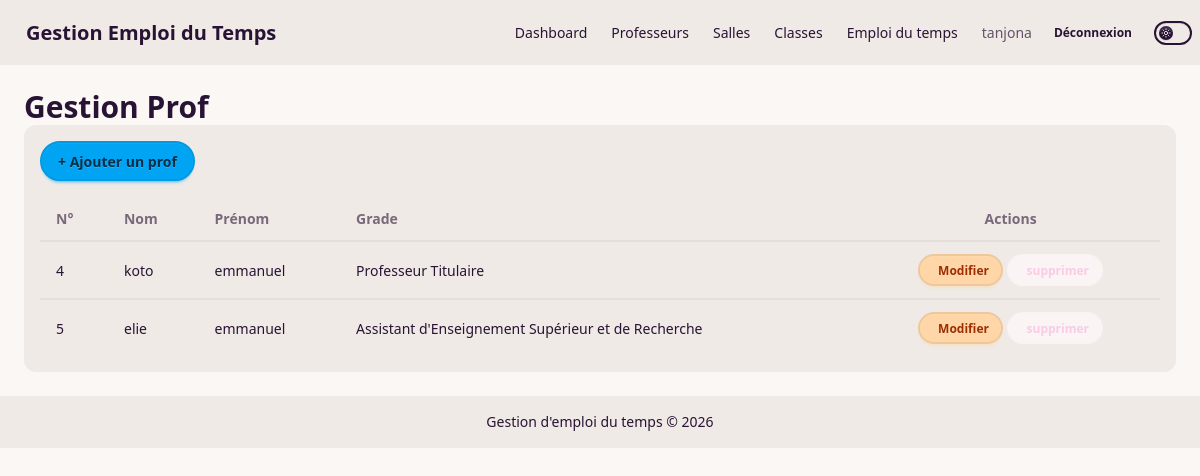
Page /prof/ (signed in) on the earlier database version.
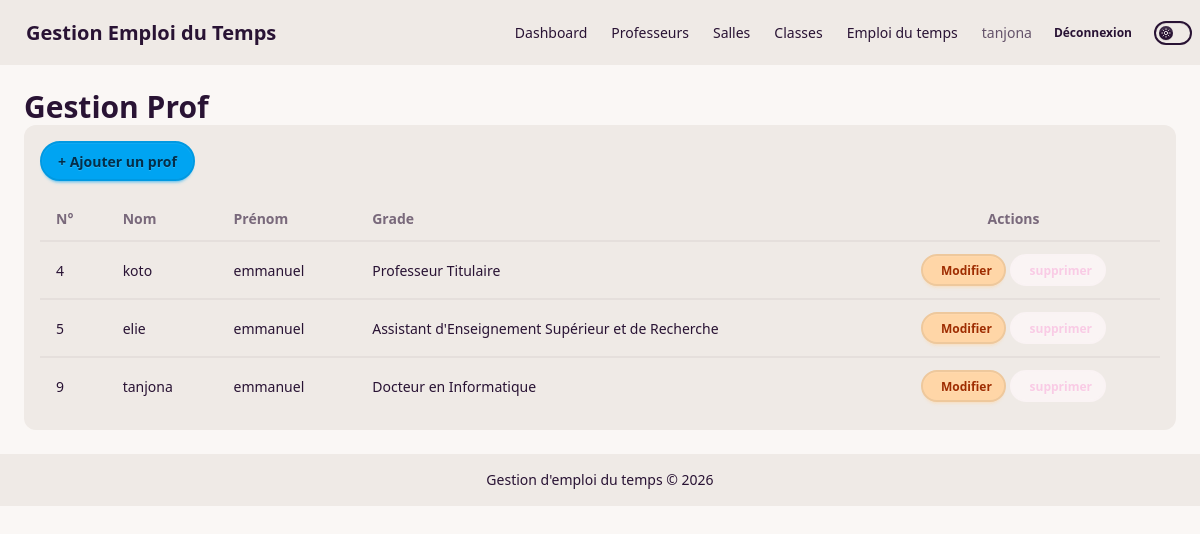
Same page on the later database version.
### emploi/models.py (models this page shows, shortened)
class Prof  (models.Model):
    GRADE_CHOICES = [
        ("PT", "Professeur Titulaire"),
        ("MC", "Maître de Conférences"),
        ("AESR", "Assistant d'Enseignement Supérieur et de Recherche"),
        ("HDR", "Docteur HDR"),
        ("DI", "Docteur en Informatique"),
        ("DOC", "Doctorant en Informatique"),
    ]
    idprof = models.AutoField(primary_key=True)
    nomprof = models.CharField(max_length=100)
    prenomprof = models.CharField(max_length=100)
    grad = models.CharField(
        max_length=10,
        choices=GRADE_CHOICES
    )

### emploi/views.py (the view)
# urls.py: path('prof/', login_required(views.list_prof), name="prof"),
def list_prof(request):
    profs = Prof.objects.all()
    form = ProfForms()
    return render(request, "professeur/prof.html", {'profs':profs , 'form':form})

### emploi/forms.py
class ProfForms(forms.ModelForm):
    class Meta:
        model = Prof
        fields = ['nomprof','prenomprof','grad']

### emploi/templates/professeur/prof.html (shortened to what this page needs)
{%extends 'base.html'%} {%block content%}
<h1 class="text-3xl font-bold">Gestion Prof</h1>
<div class="w-full bg-base-200 p-4 rounded-xl">
    <div class="mb-4">
        <button onclick="mdprof.showModal()" class="btn btn-info">+ Ajouter un prof</button>
    </div>
    <div class="overflow-x-auto">
        <table class="table table-zebra w-full">
            <thead>
                <tr>
                    <th>N°</th>
                    <th>Nom</th>
                    <th>Prénom</th>
                    <th>Grade</th>
                    <th class="text-center">Actions</th>
                </tr>
            </thead>
            <tbody>
                {% for prf in profs%}
                <tr>
                    <td>{{prf.idprof}}</td>
                    <td>{{prf.nomprof}}</td>
                    <td>{{prf.prenomprof}}</td>
                    <td>{{prf.get_grad_display}}</td>
                    <td class="text-center">
                        <button type="button" class="btn btn-sm btn-accent"
                            onclick="document.getElementById('modal_mod_{{ prf.idprof }}').showModal()">
                            Modifier
                        </button>
                        <button class="btn btn-soft btn-secondary btn-sm" type="button" onclick="document.getElementById('modal_sup_{{prf.idprof}}').showModal()">
                            supprimer
                        </button>
                    </td>
                </tr>
                {%endfor%}
            </tbody>
        </table>
    </div>
</div>
{%endblock%}

Differences in the rows shown:
added Prof: idprof "9", nomprof "tanjona", prenomprof "emmanuel", grad "Docteur en Informatique"
